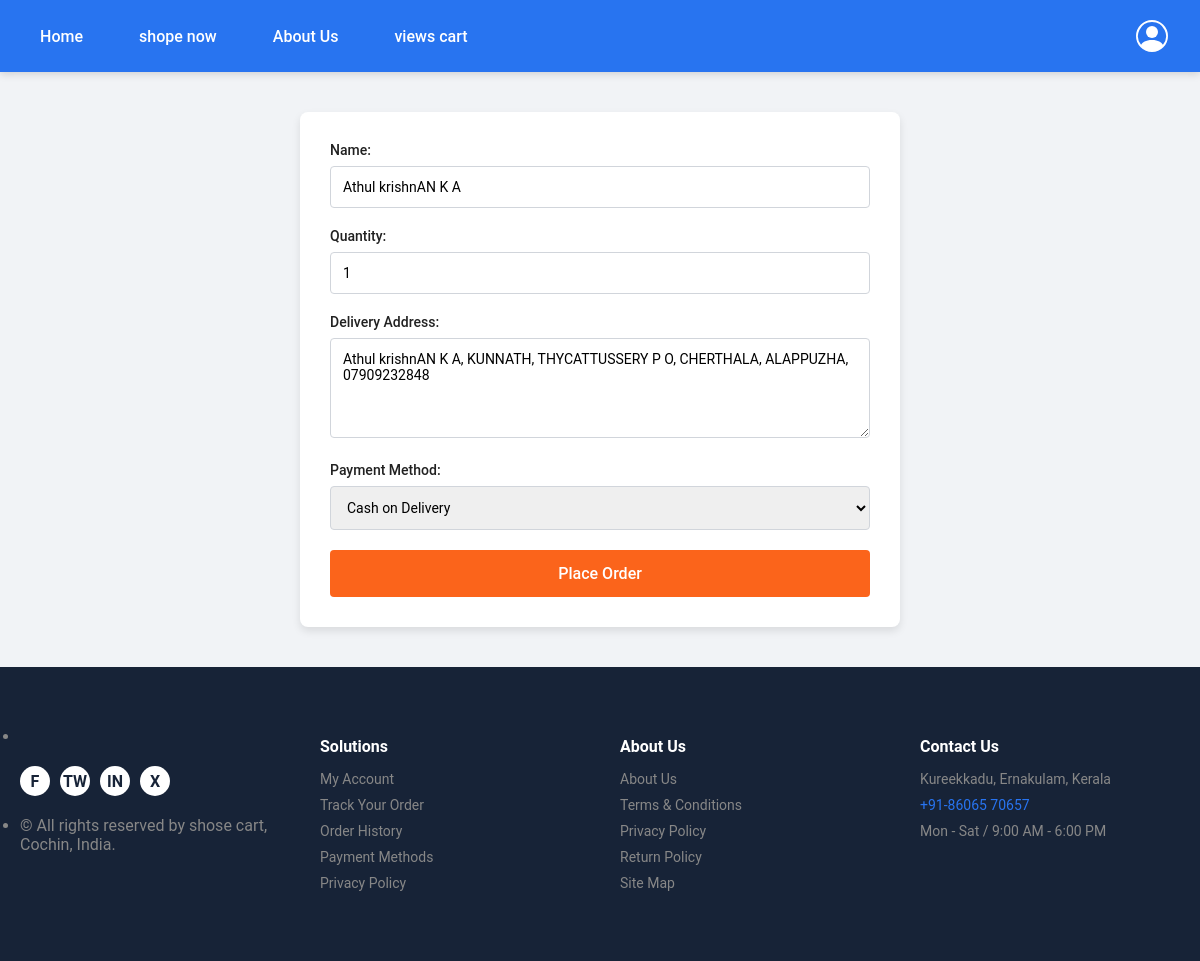
/buy_now/11/ (signed in), run on the app's committed database.
### eapp/models.py (models this page shows)
class Address(models.Model):
    user = models.ForeignKey(User, on_delete=models.CASCADE)
    name=models.CharField(max_length=225)
    address=models.TextField()
    phone=models.CharField(max_length=12)

### eapp/views.py (the view, shortened to what this page needs)
# urls.py: path('buy_now/<int:product_id>/', views.buy_now, name='buy_now'),
def buy_now(request, product_id):
    if not request.user.is_authenticated:
        messages.error(request, "You must be logged in to place an order.")
        return redirect('login')
    product = get_object_or_404(Gallery, id=product_id)
    current_address = Address.objects.filter(user=request.user).order_by('-id').first()
    return render(request, "buy_now.html", {"product": product, "current_address": current_address})

### templates/buy_now.html (shortened to what this page needs)
{% load static %}
<!DOCTYPE html>
<html lang="en">
<head>
    <link rel="stylesheet" href="{% static 'css/buy_now.css' %}">
</head>
<body>
     <div class="navi">
        <div class="left">
             <a href="{% url 'firstpage' %}"><div class="ele">Home</div></a>
            <a href="{% url 'allproducts' %}"><div class="ele">shope now</div></a>
           <a href="{% url 'aboutus' %}"><div class="ele">About Us</div></a>
           <a href="{% url 'cart_view' %}"><div class="ele">views cart</div></a>
             <a href="{% url 'profile' %}" class="icon"></a>
        </div>
    </div>
    <form method="POST" id="order-form">
        <label for="name">Name:</label>
        <input type="text" name="name" value="{% if current_address %}{{ current_address.name }}{% endif %}" required>
        <label for="quantity">Quantity:</label>
        <input type="number" name="quantity" value="1" min="1" max="{{ product.quantity|floatformat:0 }}" required>
        <label for="address">Delivery Address:</label>
        <textarea name="address" required>{% if current_address %}{{ current_address.name }}, {{ current_address.address }}, {{ current_address.phone }}{% endif %}</textarea>
        <label for="payment_method">Payment Method:</label>
        <select name="payment_method" id="payment_method" required>
            <option value="COD">Cash on Delivery</option>
        </select>
        <button type="submit" class="btn" id="place-order-btn">Place Order</button>
    </form>
    <footer>
        <div class="footer-block1">
            <div class="container">
                <div class="colm1">
                    <ul>
                        <li class="foot-logo"></li>
                        <li class="foot-icon">
                            <div class="f"><p>F</p></div>
                            <div class="tw"><p>TW</p></div>
                            <div class="in"><p>IN</p></div>
                            <div class="x"><p>X</p></div>
                        </li>
                        <li>
                            <p>© All rights reserved by shose cart, Cochin, India.</p>
                        </li>
                    </ul>
                </div>
                <div class="colm2">
                    <ul>
                        <li><h4>Solutions</h4></li>
                        <li>My Account</li>
                        <li>Track Your Order</li>
                        <li>Order History</li>
                        <li>Payment Methods</li>
                        <li>Privacy Policy</li>
                    </ul>
                </div>
                <div class="colm3">
                    <ul>
                        <li><h4>About Us</h4></li>
                        <li><p>About Us</p></li>
                        <li><p>Terms & Conditions</p></li>
                        <li><p>Privacy Policy</p></li>
                        <li><p>Return Policy</p></li>
                        <li><p>Site Map</p></li>
                    </ul>
                </div>
                <div class="colm4">
                    <ul>
                        <li><h4>Contact Us</h4></li>
                        <li><p>Kureekkadu, Ernakulam, Kerala</p></li>
                        <li><a href="tel:+918606570657">+91-86065 70657</a></li>
                        <li><p>Mon - Sat / 9:00 AM - 6:00 PM</p></li>
                    </ul>
                </div>
            </div>
        </div>
    </footer>
</body>
</html>

### static/css/buy_now.css (style rules this page uses)
:root { --flipkart-blue: #2874f0; --flipkart-yellow: #ffeb3b; --light-gray: #f1f3f6; --text-dark: #212121; --text-light: #878787; --success-green: #388e3c; --danger-red: #d32f2f; --border-color: #e0e0e0; --white: #ffffff; --font-stack: 'Segoe UI', Roboto, 'Helvetica Neue', Arial, sans-serif; }
* { margin: 0; padding: 0; box-sizing: border-box; font-family: 'Roboto', sans-serif; }
a { text-decoration: none; style: none; }
body { background-color: #f1f3f6; color: #212121; }
.navi { background: var(--flipkart-blue); padding: 12px 24px; position: sticky; top: 0; z-index: 100; box-shadow: 0 2px 8px rgba(0,0,0,0.15); }
.left { max-width: 1400px; margin: 0 auto; display: flex; align-items: center; gap: 24px; flex-wrap: wrap; }
.ele { color: white; font-weight: 500; cursor: pointer; padding: 8px 16px; transition: all 0.2s ease; border-radius: 4px; }
.icon { display: flex; align-items: center; padding: 8px; transition: all 0.3s ease; }
.icon svg.bi-person-circle { color: white; width: 32px; height: 32px; transition: color 0.3s ease, transform 0.3s ease; }
#order-form { max-width: 600px; margin: 40px auto; background-color: #fff; padding: 30px; border-radius: 8px; box-shadow: 0 4px 8px rgba(0, 0, 0, 0.1); }
label { display: block; font-size: 14px; font-weight: 500; margin-bottom: 8px; color: #212121; }
input[type="text"], input[type="number"], textarea, select { width: 100%; padding: 12px; margin-bottom: 20px; border: 1px solid #d1d5db; border-radius: 4px; font-size: 14px; outline: none; transition: border-color 0.2s; }
textarea { resize: vertical; min-height: 100px; }
.btn { background-color: #fb641b; color: #fff; border: none; padding: 14px 30px; font-size: 16px; font-weight: 500; border-radius: 4px; cursor: pointer; width: 100%; transition: background-color 0.2s; }
footer { background-color: #172337; color: #878787; padding: 40px 0; margin-top: 40px; }
.container { max-width: 1200px; margin: 0 auto; display: flex; justify-content: space-between; flex-wrap: wrap; }
.colm1, .colm2, .colm3, .colm4 { flex: 1; min-width: 200px; margin: 20px; }
.colm1 .foot-icon { display: flex; gap: 10px; margin: 20px 0; }
.foot-icon div { width: 30px; height: 30px; border-radius: 50%; background-color: #fff; display: flex; align-items: center; justify-content: center; color: #172337; font-weight: bold; cursor: pointer; transition: transform 0.2s; }
.colm2 ul, .colm3 ul, .colm4 ul { list-style: none; }
.colm2 li, .colm3 li, .colm4 li { margin: 10px 0; font-size: 14px; }
.colm2 h4, .colm3 h4, .colm4 h4 { color: #fff; font-size: 16px; margin-bottom: 15px; }
.colm4 a { color: #2874f0; text-decoration: none; }

### data on the page
Address: name "Athul krishnAN K A", address "Athul krishnAN K A, KUNNATH, THYCATTUSSERY P O, CHERTHALA, ALAPPUZHA, 07909232848"
